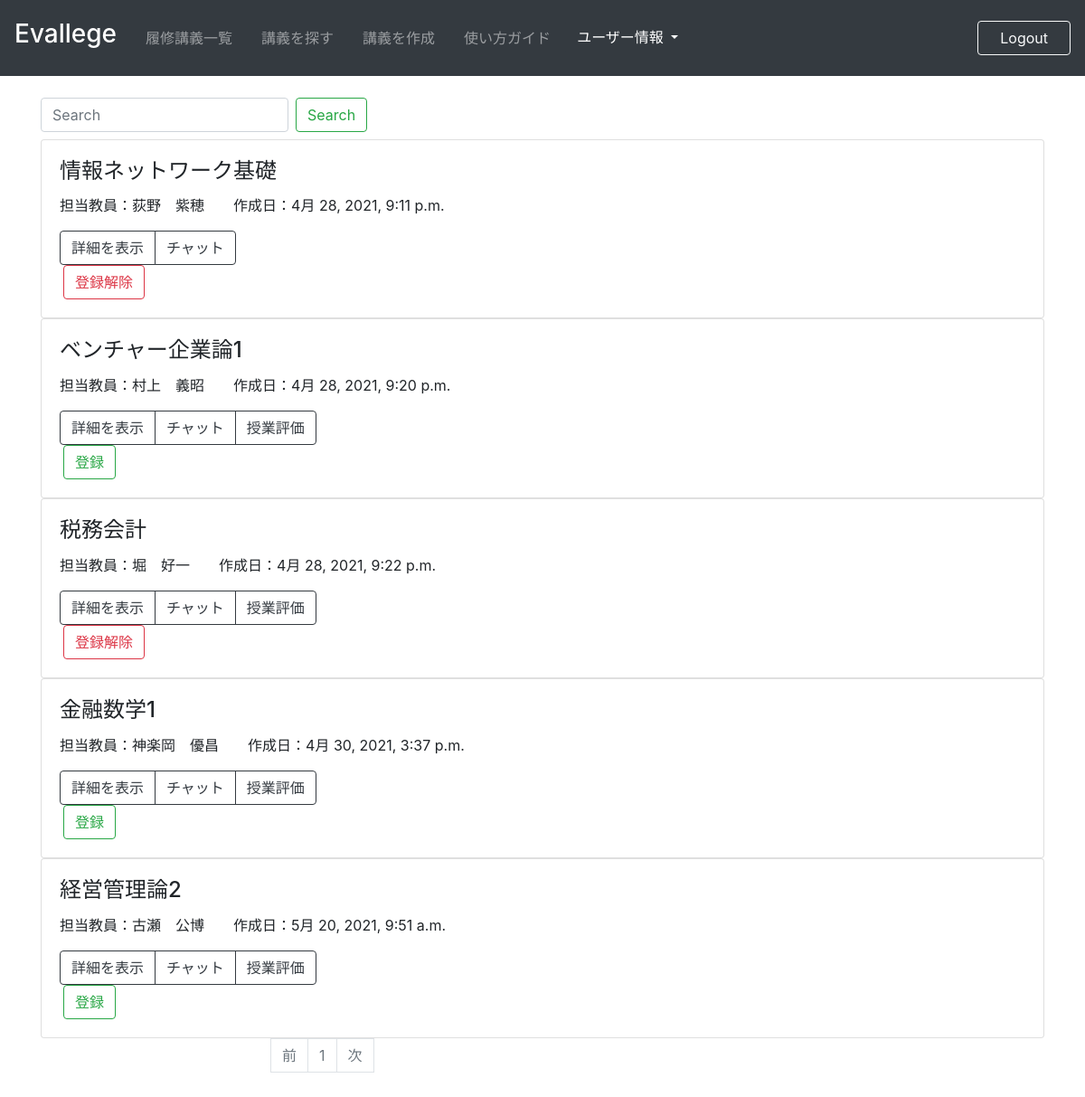
The page /select_lecture/ (signed in) on the database its author committed.
### register/models.py (models this page shows, shortened)
class Lecture(models.Model):
    lecture_name = models.CharField('講義名', max_length=200,blank=False)
    teacher_name = models.CharField('担当教員名', max_length=200,blank=False)
    college_name = models.ForeignKey(
                    College, verbose_name='大学名',
                    on_delete=models.PROTECT,blank=False
               )
    created_at = models.DateTimeField('作成日', default=timezone.now)

### register/views.py (the view, shortened to what this page needs)
# urls.py: path('select_lecture/', views.SelectLecture.as_view(), name='select_lecture'),
class SelectLecture(generic.ListView):
    model = Lecture
    template_name = 'register/select_lecture.html'
    paginate_by = 10
    def get_queryset(self):
        college = self.request.user.college_name.id
        keyword = self.request.GET.get('keyword')
        queryset = Lecture.objects.filter(college_name=college)
        if keyword:
            queryset = queryset.filter(
            Q(lecture_name__icontains=keyword) | Q(teacher_name__icontains=keyword)
            )
        return queryset
    def get_context_data(self, **kwargs):
        context = super().get_context_data(**kwargs)
        context['user_lecture_list'] = self.request.user.lecture_list.all()
        context['user_lecture_eva_list'] = []
        user_lecture_eva_list = LectureEva.objects.filter(user=self.request.user)
        for i in user_lecture_eva_list:
            context['user_lecture_eva_list'].append(i.lecture)
        return context

### register/templates/register/select_lecture.html (shortened to what this page needs)
{% extends "register/base.html" %}
{% block content %}
    <form class="form-inline my-2 my-lg-0" method="GET" action="{% url 'register:select_lecture' %}">
      <input class="form-control mr-sm-2" type="text" placeholder="Search" aria-label="Search" name="keyword">
      <button class="btn btn-outline-success my-2 my-sm-2" type="submit">Search</button>
    </form>
    {% for lecture in lecture_list %}
      <div class="card">
				{% if request.user_agent.is_mobile %}
       <div class="card-body">
         <h4 class="card-title">{{lecture.lecture_name}}</h4>
         <p class="card-text">担当教員：{{lecture.teacher_name}}<br>作成日：{{lecture.created_at}}</p>
         <div style="display:inline-flex">
					 <div class="btn-group" role="group" aria-label="Basic example">
							<a href="{% url 'register:detail' lecture.pk 0 %}" class="btn btn-outline-dark">詳細を表示</a>
							<a href="{% url 'register:chat' lecture.pk %}" class="btn btn-outline-dark">チャット</a>
							{% if lecture not in user_lecture_eva_list %}
							<a href="{% url 'register:evaluate' lecture.pk %}" class="btn btn-outline-dark">授業評価</a>
							{% endif %}
					</div>
       </div>
			 <form action="{% url 'register:select_lecture' %}" method='POST'>
					{% if lecture in user_lecture_list %}
					<button class="btn btn-outline-danger mt-3" name="lecture" value="{{ lecture.id }}">登録解除</button>
					{% else %}
					<button class="btn btn-outline-success mt-3" name="lecture" value="{{ lecture.id }}">登録</button>
					{% endif %}
					{% csrf_token %}
			</form>
       </div>
			 {% else %}
			 <div class="card-body">
         <h4 class="card-title">{{lecture.lecture_name}}</h4>
         <p class="card-text">担当教員：{{lecture.teacher_name}}　　作成日：{{lecture.created_at}}</p>
         <div style="display:inline-flex">
					 <div class="btn-group" role="group" aria-label="Basic example">
							<a href="{% url 'register:detail' lecture.pk 0 %}" class="btn btn-outline-dark">詳細を表示</a>
							<a href="{% url 'register:chat' lecture.pk %}" class="btn btn-outline-dark">チャット</a>
							{% if lecture not in user_lecture_eva_list %}
							<a href="{% url 'register:evaluate' lecture.pk %}" class="btn btn-outline-dark">授業評価</a>
							{% endif %}
					</div>
       </div>
			 <form action="{% url 'register:select_lecture' %}" method='POST'>
					{% if lecture in user_lecture_list %}
					<button class="btn btn-outline-danger mx-lg-1" name="lecture" value="{{ lecture.id }}">登録解除</button>
					{% else %}
					<button class="btn btn-outline-success mx-lg-1" name="lecture" value="{{ lecture.id }}">登録</button>
					{% endif %}
			</form>
       </div>
			 {% endif %}
      </div>
    {% endfor %}
{% include 'register/page5.html' %}
{% endblock %}

### register/templates/register/base.html (shortened to what this page needs)
<!doctype html>
<html lang="ja">
<head>
    <link rel="stylesheet" href="https://stackpath.bootstrapcdn.com/bootstrap/4.1.0/css/bootstrap.min.css"
>
</head>
<body style="padding-bottom: 200px;">
    <nav class="navbar navbar-expand-lg navbar-dark bg-dark py-3">
      <a class="navbar-brand" href="#!"><h3>Evallege</h3></a>
      <div class="collapse navbar-collapse" id="navbarSupportedContent">
        <ul class="navbar-nav mr-auto">
          {% if user.is_authenticated %}
          <li>
            <a class="nav-item nav-link mx-2" href="{% url 'register:top' %}">履修講義一覧</a>
          </li>
          <li>
            <a class="nav-item nav-link mx-2" href="{% url 'register:select_lecture' %}">講義を探す</a>
          </li>
          <li>
            <a class="nav-item nav-link mx-2" href="{% url 'register:create_lecture' %}">講義を作成</a>
          </li>
          <li>
            <a class="nav-item nav-link mx-2" href="{% url 'register:help_top' %}">使い方ガイド</a>
          </li>
          <li>
           <div class="dropdown">
              <button type="button" id="dropdown1"
                  class="btn btn-dark dropdown-toggle"
                  data-toggle="dropdown"
                  aria-haspopup="true"
                  aria-expanded="false">
                ユーザー情報
              </button>
            </div>
            </li>
          {% endif %}
        </ul>
        <ul class="navbar-nav">
          {% if user.is_authenticated %}
          <li>
            <button type="button" class="btn btn-outline-light px-4" data-toggle="modal" data-target="#exampleModalCentered">
              Logout
            </button>
          </li>
          {% else %}
          <li>
            <a href="{% url 'register:login' %}" class="btn btn-outline-light px-4">Login</a>
          </li>
          {% endif %}
        </ul>
      </div>
    </nav>
    <div class="container mt-3">
        {% block content %}{% endblock %}
    </div>
</body>
</html>

### register/templates/register/page5.html
{% load mytag %}
<div class="row mx-auto" style="width: 600px;">
    <ul class="pagination">
        {% if page_obj.has_previous %}
        <li><a class="page-link text-primary d-inline-block" href="?{% url_replace request 'page' link_page %}">前</a></li>
        {% else %}
        <li class="disabled"><div class="page-link text-secondary d-inline-block disabled" href="#">前</div></li>
        {% endif %}
        {% for link_page in page_obj.paginator.page_range %}
            {% if link_page <= page_obj.number|add:2 and  link_page >= page_obj.number|add:-2  %}
                {% if link_page == page_obj.number %}
                    <li class="disabled"><div class="page-link text-secondary d-inline-block disabled" href="#">{{ link_page }}</div></li>
                {% else %}
                    <li><a class="page-link text-primary d-inline-block" href="?{% url_replace request 'page' link_page %}">{{ link_page }}</a></li>
                {% endif %}
            {% endif %}
        {% endfor %}
        {% if page_obj.has_next %}
        <li><a class="page-link text-primary d-inline-block" href="?{% url_replace request 'page' link_page %}">次</a></li>
        {% else %}
        <li class="disabled"><div class="page-link text-secondary d-inline-block disabled" href="#">次</div></li>
        {% endif %}
    </ul>
</div>

### rows shown on the page
Lecture: lecture_name "情報ネットワーク基礎", teacher_name "荻野 紫穂", created_at "4月 28, 2021, 9:11 p.m.", {{ lecture.id }} 1 (drawn)
Lecture: lecture_name "ベンチャー企業論1", teacher_name "村上 義昭", created_at "4月 28, 2021, 9:20 p.m.", shows "授業評価", {{ lecture.id }} 2 (drawn)
Lecture: lecture_name "税務会計", teacher_name "堀 好一", created_at "4月 28, 2021, 9:22 p.m.", shows "授業評価", {{ lecture.id }} 3 (drawn)
Lecture: lecture_name "金融数学1", teacher_name "神楽岡 優昌", created_at "4月 30, 2021, 3:37 p.m.", shows "授業評価", {{ lecture.id }} 5 (drawn)
Lecture: lecture_name "経営管理論2", teacher_name "古瀬 公博", created_at "5月 20, 2021, 9:51 a.m.", shows "授業評価", {{ lecture.id }} 6 (drawn)

### other values the page prints
{{ link_page }} "1"
